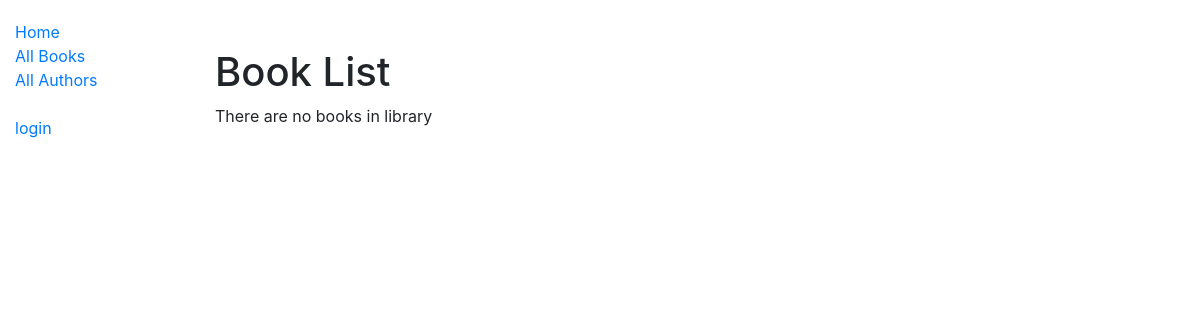
Before: /catalog/books/ with the older database file.
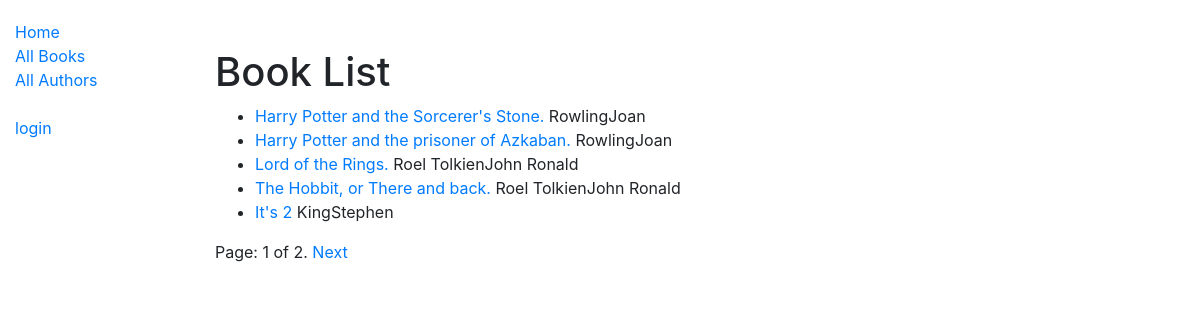
After: the same page with the newer database file.
### catalog/models.py (models this page shows, shortened)
class Book(models.Model):
    title = models.CharField(max_length=200)
    slug = models.SlugField(max_length=150, unique=True)
    author = models.ForeignKey('Author', on_delete=models.SET_NULL, null=True)
    summary = models.TextField(max_length=1000)
    isbn = models.CharField('ISBN', max_length=13)
    genre = models.ManyToManyField(Genre)
    def get_absolute_url(self):
        return reverse('book-detail', args=[str(self.slug)])
    def display_genre(self):
        return ', ' .join([genre.name for genre in self.genre.all()[:3]])
    display_genre.short_description = 'Genre'

class Author(models.Model):
    slug = models.SlugField(max_length=150, unique=True)
    first_name = models.CharField(max_length=100)
    last_name = models.CharField(max_length=100)
    date_of_birth = models.DateField(null=True, blank=True)
    date_of_death = models.DateField('Died', null=True, blank=True)
    def __str__(self):
        return '{0}{1}' .format(self.last_name, self.first_name)

### catalog/views.py (the view)
# urls.py: path('books/', views.BookListView.as_view(), name='books'),
class BookListView(generic.ListView):
    model = Book
    paginate_by = 5

### catalog/templates/catalog/book_list.html
{% extends 'base_generic.html' %}
{% block content %}
    <br>
    <br>
    <h1>Book List</h1>
    {% if book_list %}
        <ul>
            {% for book in book_list %}
            <li>
                <a href="{{ book.get_absolute_url }}">{{ book.title }}</a> {{ book.author }}
            </li>
            {% endfor %}
        </ul>
    {% else %}
        <p>There are no books in library</p>
    {% endif %}
{% endblock %}

### catalog/templates/base_generic.html (shortened to what this page needs)
<!DOCTYPE html>
<html lang="en">
<head>
    <link rel="stylesheet" href="https://stackpath.bootstrapcdn.com/bootstrap/4.4.1/css/bootstrap.min.css">
    {% load static %}
    <link rel="stylesheet" href="{% static 'css/styles.css' %}">
</head>
<body>
    <div class="container-fluid">
        <div class="row">
            <div class="col-sm-2">
                {% block sidebar %}
                <ul class="sidebar-nav">
                    <li><a href="{% url 'index' %}">Home</a></li>
                    <li><a href="{% url 'books' %}">All Books</a></li>
                    <li><a href="{% url 'authors' %}">All Authors</a></li>
                    <br>
                    {% if user.is_authenticated %}
                       <li>User: {{ user.get_username }}</li>
                       <li><a href="{% url 'my-borrowed' %}">My-borrowed</a></li>
                       <li><a href="{% url 'logout' %}?next={{ request.path }}">logout</a></li>
                    {% else %}
                       <li><a href="{% url 'login' %}?next={{ request.path }}">login</a></li>
                    {% endif %}
                </ul>
                {% endblock %}
            </div>
            <div class="col-sm-10">
                {% block content %}{% endblock %}
                {% block pagination %}
                {% if is_paginated %}
                      <div class="pagination">
                          <span class="page-links">
                              <span class="page-current">
                                  Page: {{ page_obj.number }} of {{ page_obj.paginator.num_pages }}.
                              </span>
                              {% if page_obj.has_next %}
                              <a href="{{ request.path }}?page={{ page_obj.next_page_number }}">Next</a>
                              {% endif %}
                          </span>
                      </div>
                {% endif %}
              {% endblock %}
            </div>
        </div>
    </div>
</body>
</html>

### catalog/static/css/styles.css (style rules this page uses)
.sidebar-nav { margin-top: 20px; padding: 0; list-style: none; }

Changed rows visible on the page:
added Book: title "Harry Potter and the Sorcerer's Stone.", author "RowlingJoan"
added Book: title "Harry Potter and the prisoner of Azkaban.", author "RowlingJoan"
added Book: title "Lord of the Rings.", author "Roel TolkienJohn Ronald"
added Book: title "The Hobbit, or There and back.", author "Roel TolkienJohn Ronald"
added Book: title "It's 2", author "KingStephen"
Other visible differences:
{{ page_obj.number }}: (not shown) → "1"
{{ page_obj.paginator.num_pages }}: (not shown) → "2"
text no longer shown: "There are no books in library"
text now shown: "Page: of . Next"
